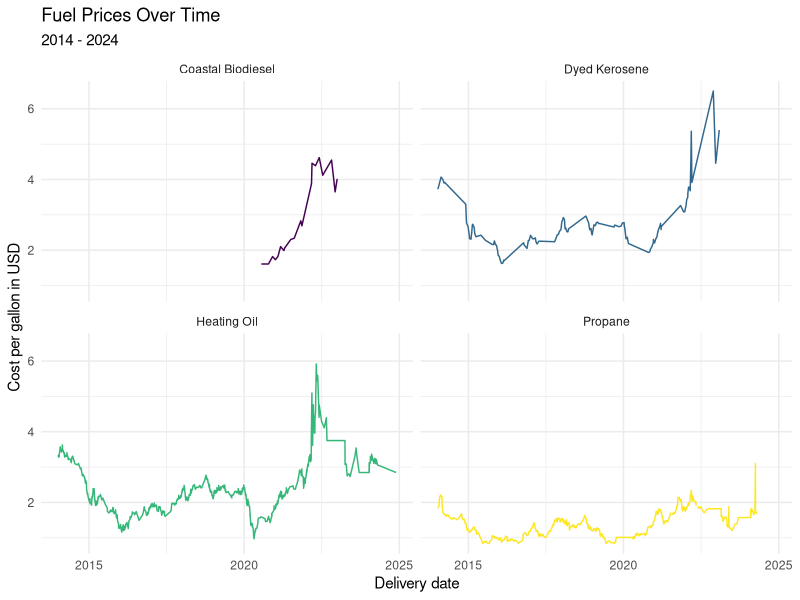
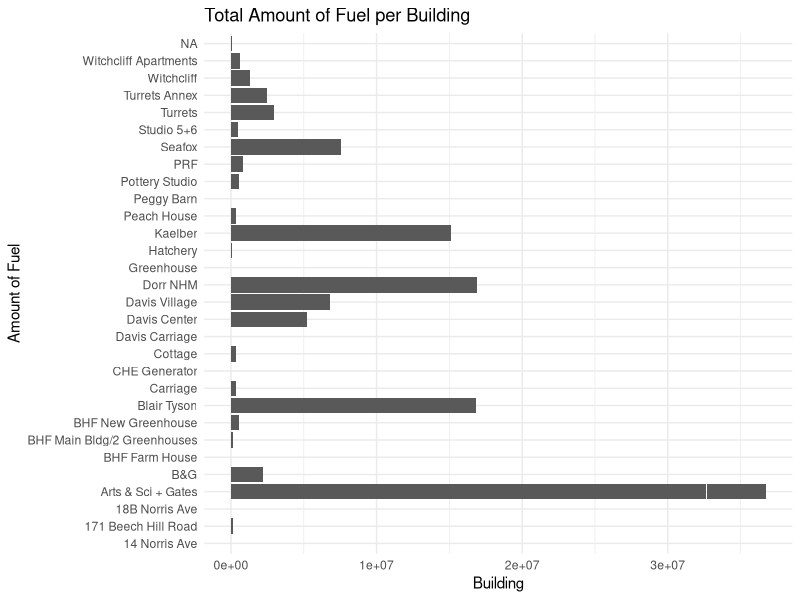
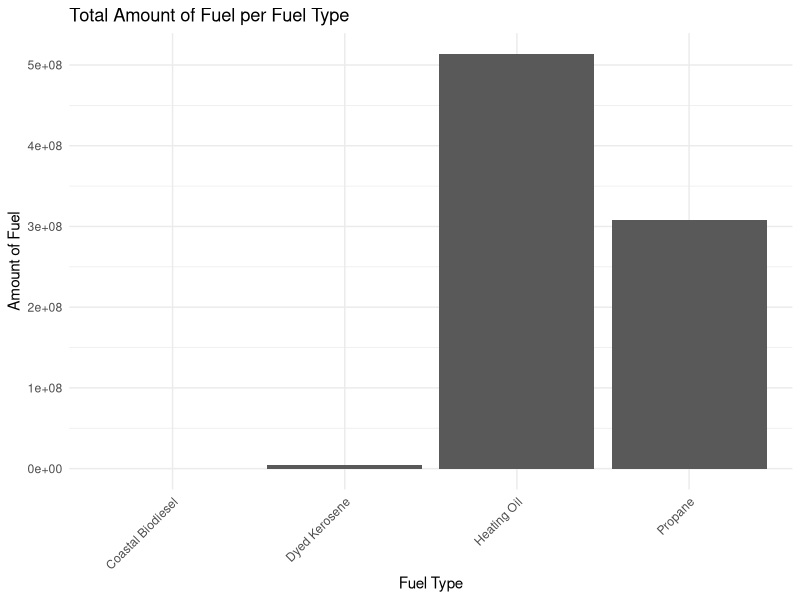
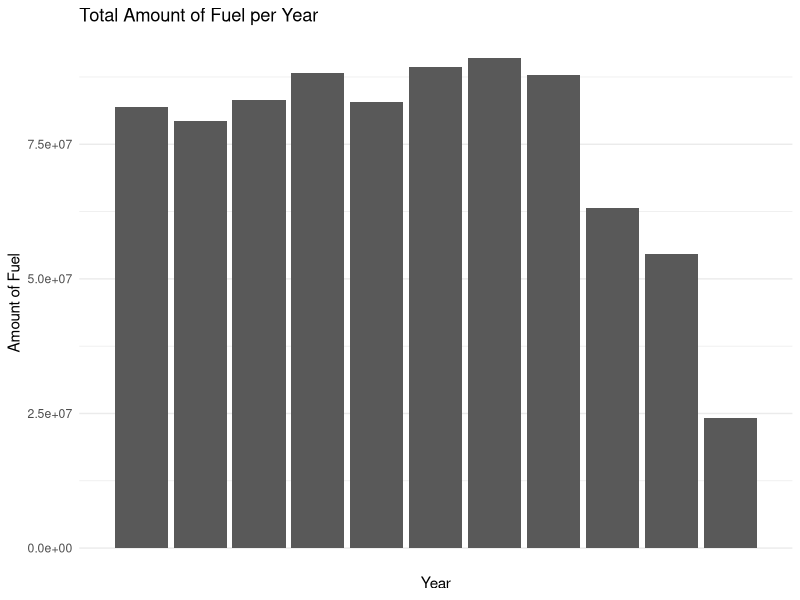
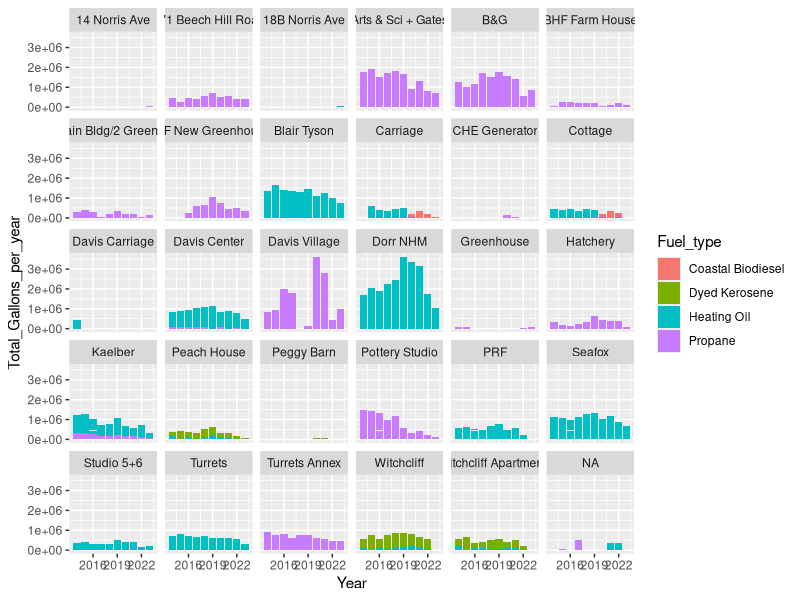
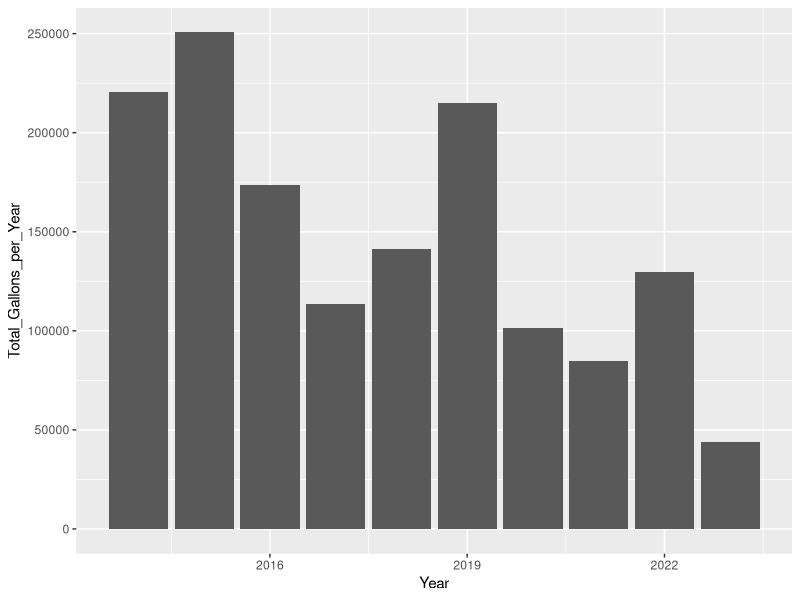
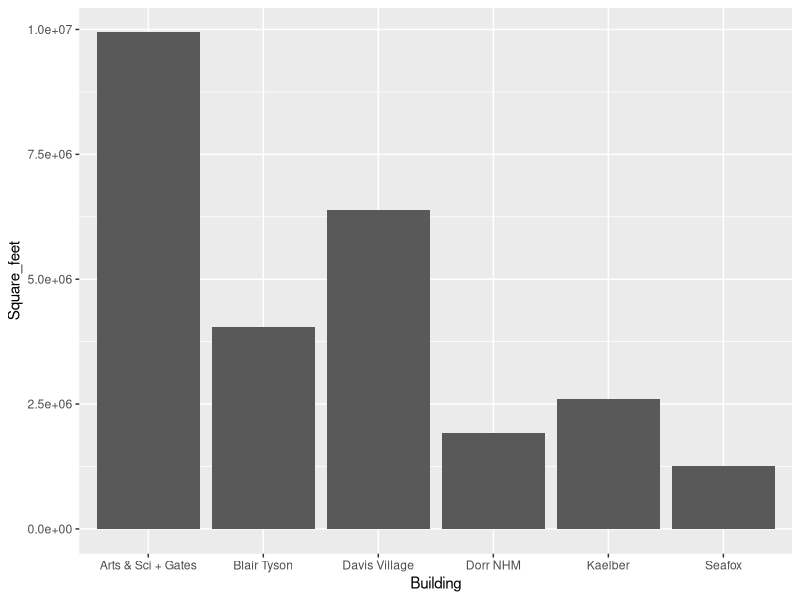
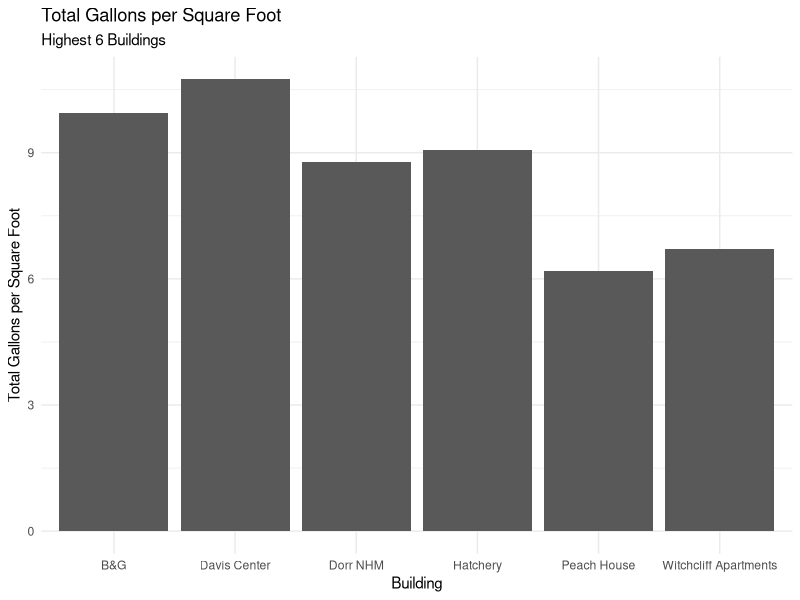

Reproduce these figures in R, in order.
## ---- chunk 1
library(tidyverse)
library(broom)
library(readr)
library(lubridate)
library(stringr)
library(dplyr)
## ---- chunk 2
fuels <- read_csv("../data/Dead-River.csv",
                  col_names = c("X1", "X2", 
                                "Delivery_date", "Fuel_type",
                                "Tank_number", "Building",
                                "Gallons", "Unit_cost",
                                "Cost"))
## ---- chunk 3
area <- read_csv("../data/BuildingArea.csv",
                 col_names = c("Building", "Square_feet"))
## ---- chunk 4
fuels <- fuels |>
left_join(area)
## ---- chunk 5
fuels <- fuels |>
select(Delivery_date, Fuel_type, Tank_number, Building, Gallons, Unit_cost, Cost, Square_feet) |>
  filter(Delivery_date != "Delivery Date") |> 
  mutate(Delivery_date = mdy(Delivery_date))
 
## ---- chunk 6
fuels <- fuels |>  
  mutate(Tank_number = case_when(
   Tank_number == "Tank 8" ~ "8",
   Tank_number == "Tank 3" ~ "3",
   Tank_number == "Tank 24" ~ "24",
   Tank_number == "Tank 17" ~ "17",
   TRUE ~ Tank_number
  ),
  Tank_number = as.integer(Tank_number))
## ---- chunk 7
fuels <- fuels |>
  mutate(Cost = case_when(
    Cost == "610.12 cr" ~ "-610.12", # the cr denotes a credit/refund, so here it is changed to a negative numeric value
    TRUE ~ Cost
  ),
  Cost = as.numeric(Cost))
## ---- chunk 8
fuels <- fuels |>  
  mutate(Fuel_type = case_when(
    Fuel_type == "#2 HEATING OIL" ~ "Heating Oil",
    Fuel_type == "#2 Heating Oil" ~ "Heating Oil",
    Fuel_type == "SLPP #2 FUEL OIL" ~ "Heating Oil",
    Fuel_type == "SLP LIQ PROPANE" ~ "Propane",
    Fuel_type == "LIQUID PROPANE" ~ "Propane",
    Fuel_type == "DYED KEROSENE" ~ "Dyed Kerosene",
  TRUE ~ Fuel_type
  ))
## ---- chunk 9
fuels <- fuels |>
  mutate(Gallons = as.numeric(Gallons)) |>
  mutate(Unit_cost = as.numeric(Unit_cost))
## ---- chunk 10
fuels <- fuels |>
  group_by(Building) |>
  mutate(Total_Gallons_per_Building = sum(Gallons))
## ---- chunk 11
fuels <- fuels |>
  mutate(Year = substr(Delivery_date, 1, 4)) |>
  mutate(Month = substr(Delivery_date, 6, 7)) |>
  mutate(Year = as.numeric(Year)) |>
  mutate(Month = as.numeric(Month))
## ---- chunk 12
fuels <- fuels |>
  group_by(Fuel_type) |>
  mutate(Total_Gallons_per_Fuel_Type = sum(Gallons))
## ---- chunk 13
fuels <- fuels |>
  group_by(Year) |>
  mutate(Total_Gallons_per_year = sum(Gallons))
## ---- chunk 14
fuels <- fuels |>
  mutate(Square_feet = as.numeric(Square_feet))
## ---- chunk 15
fuels <- fuels |>
  mutate(total_per_sf = (Total_Gallons_per_Building / Square_feet))
## ---- chunk 16
p1 <- starwars |>
  filter(mass < 1000, 
         species %in% c("Human", "Cerean", "Pau'an", "Droid", "Gungan")) |>
  ggplot() +
  geom_point(aes(x = mass, 
                 y = height, 
                 color = species)) +
  labs(x = "Weight (kg)", 
       y = "Height (m)",
       color = "Species",
       title = "Weight and Height of Select Starwars Species",
       caption = paste("This data comes from the starwars api: https://swapi.py43.com"))


ggsave("example-starwars.png", width = 4, height = 4)

ggsave("example-starwars-wide.png", width = 6, height = 4)
## ---- chunk 17
fuels %>% 
  ggplot(mapping = aes(x = Delivery_date, y = Unit_cost, color = Fuel_type)) +
  geom_line() +
  facet_wrap(~ Fuel_type) +
  scale_color_viridis_d() +
  theme_minimal() +
  guides(color = FALSE) +
  labs(title = "Fuel Prices Over Time",
       subtitle = "2014 - 2024",
       x = "Delivery date",
       y = "Cost per gallon in USD")

## ---- chunk 18

ggplot(fuels, aes(y = Building, x = Total_Gallons_per_Building)) +
  geom_col() +
  #scale_x_discrete(guide = guide_axis(angle = 45)) +
  theme_minimal() +
  guides(color = FALSE) +
  labs(title = "Total Amount of Fuel per Building",
       x = "Building",
       y = "Amount of Fuel")

## ---- chunk 19
ggplot(fuels, aes(x = Fuel_type, y = Total_Gallons_per_Fuel_Type)) +
  geom_col() +
  scale_x_discrete(guide = guide_axis(angle = 45)) +
  theme_minimal() +
  guides(color = FALSE) +
  labs(title = "Total Amount of Fuel per Fuel Type",
       x = "Fuel Type",
       y = "Amount of Fuel")
## ---- chunk 20
ggplot(fuels, aes(x = Year, y = Total_Gallons_per_Fuel_Type)) +
  geom_col() +
  scale_x_discrete(guide = guide_axis(angle = 45)) +
  theme_minimal() +
  guides(color = FALSE) +
  labs(title = "Total Amount of Fuel per Year",
       x = "Year",
       y = "Amount of Fuel")
## ---- chunk 21

fuels |>
  filter(Year != 2024) |>
  group_by(Year) |>
  mutate(Total_Gallons_per_year = sum(Gallons)) %>% 
  ggplot(aes(x = Year, y = Total_Gallons_per_year, fill = Fuel_type))+
  geom_col() +
  facet_wrap(~Building)
  theme_minimal()

## ---- chunk 22

fuels |>
  filter(Building == "Kaelber" & Year != 2024) |>
  group_by(Year) |>
  #View() |>
  mutate(Total_Gallons_per_Year = sum(Gallons)) |>
  ggplot(aes(x = Year, y = Total_Gallons_per_Year)) +
  geom_col()

## ---- chunk 23

# do factor shift thingy

# ggplot(main_total_fuels, aes(x = "", y = Total_Gallons, fill = Building)) +
#  geom_bar(stat = "identity", width = 1, color = "white") +
#  coord_polar("y", start = 0) +
#  theme_void()

## ---- chunk 24
fuels |>
  filter(Square_feet >= 5000) |>
  ggplot(aes(x = Building, y = Square_feet)) +
  geom_col()
## ---- chunk 25
fuels |>
  filter(total_per_sf > 6) |>
  group_by(Building) |>
  summarize(total_per_sf = unique(total_per_sf)) |>
  ggplot(aes(x = Building, y = total_per_sf)) +
  geom_col() +
  labs(title = "Total Gallons per Square Foot",
       subtitle = "Highest 6 Buildings",
       y = "Total Gallons per Square Foot") +
  theme_minimal()
